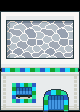

A level layout from a 2D game, rendered from its tile map. Below: a short description, then the map file with tile-grid data replaced by summaries:
An orthogonal 5x7 tile map with 16x16 px tiles, 3 tile layers (OnGrass, Collisions, WalkBehind) and 1 object (teleport on push).

<map version="1.10" tiledversion="1.11.0" orientation="orthogonal" renderorder="right-down" compressionlevel="6" width="5" height="7" tilewidth="16" tileheight="16" infinite="0" nextlayerid="5" nextobjectid="10">
 <tileset firstgid="1" source="../../../tileset/sea-2-h150.tsx" />
 <layer id="4" name="OnGrass" width="5" height="7">
  <data>[35 cells, 20 non-empty, 20 distinct tile ids]</data>
 </layer>
 <layer id="1" name="Collisions" width="5" height="7">
  <data>[35 cells, 35 non-empty, 31 distinct tile ids]</data>
 </layer>
 <layer id="2" name="WalkBehind" width="5" height="7">
  <data>[35 cells, 35 non-empty, 29 distinct tile ids]</data>
 </layer>
 <objectgroup name="Moving">
  <object id="9" type="teleport on push" x="32" y="112" width="16" height="16">
   <properties>
    <property name="map" value="floor-0" />
    <property name="x" value="3" />
    <property name="y" value="8" />
   </properties>
  </object>
 </objectgroup>
</map>
